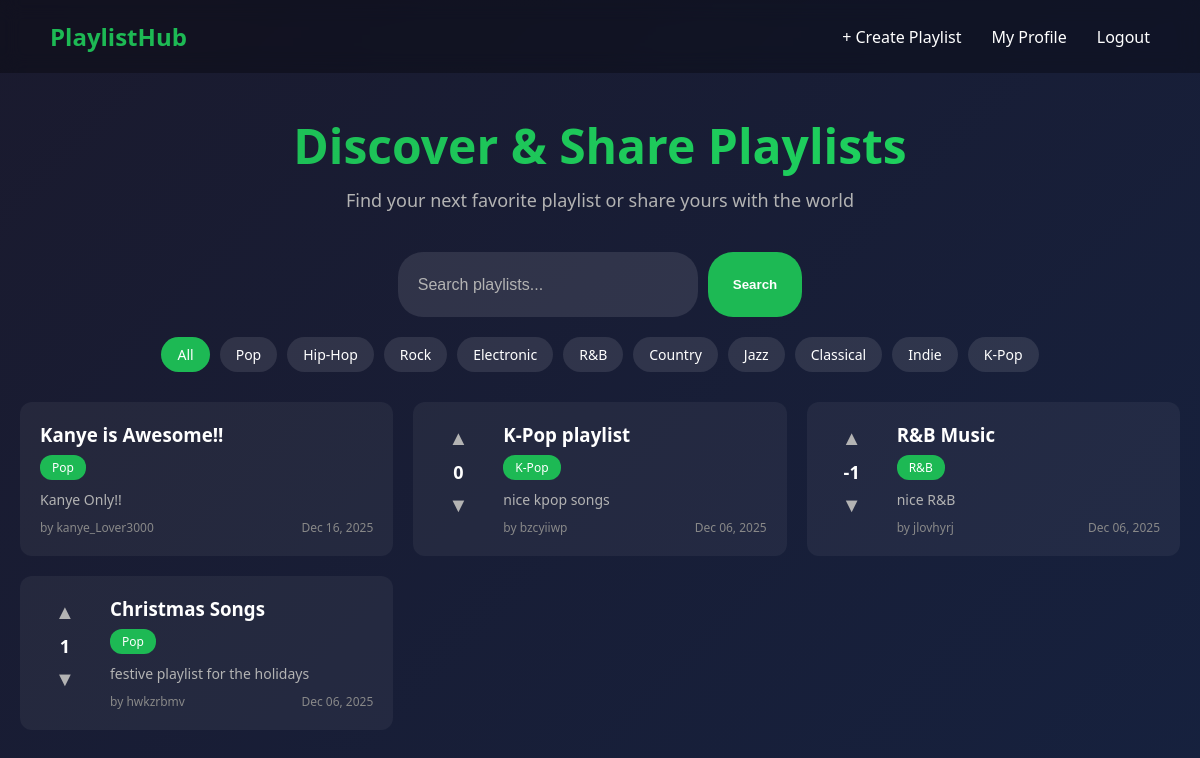
Page / (signed in) on the committed database.
### app.py (models this page shows)
class Playlist(db.Model):
    id = db.Column(db.Integer, primary_key=True)
    title = db.Column(db.String(100), nullable=False)
    description = db.Column(db.Text)
    songs = db.Column(db.Text, nullable=True)
    genre = db.Column(db.String(50), nullable=False)
    user_id = db.Column(db.Integer, db.ForeignKey('user.id'), nullable=False)
    created_at = db.Column(db.DateTime, default=datetime.utcnow)
    votes = db.relationship('Vote', backref='playlist')

class User(db.Model):
    id = db.Column(db.Integer, primary_key=True)
    username = db.Column(db.String(80), unique=True, nullable=False)
    password = db.Column(db.String(200), nullable=False)
    plain_password = db.Column(db.String(200), nullable=True)
    created_at = db.Column(db.DateTime, default=datetime.utcnow)
    playlists = db.relationship('Playlist', backref='author')
    votes = db.relationship('Vote', backref='user')

### app.py (the view)
@app.route('/')
def home():
    genre_filter = request.args.get('genre', '')
    search_text = request.args.get('search', '')
    all_playlists = Playlist.query.order_by(Playlist.created_at.desc()).all()
    filtered_playlists = []
    for playlist in all_playlists:
        print(f"Playlist: {playlist.title}, Genre: {playlist.genre}")
        should_include = True
        if genre_filter:
            if playlist.genre.strip().lower() != genre_filter.strip().lower():
                should_include = False
        if search_text:
            if search_text.lower() not in playlist.title.lower():
                should_include = False
        if should_include:
            filtered_playlists.append(playlist)
    playlist_data = []
    for playlist in filtered_playlists:
        data = {}
        data['playlist'] = playlist
        data['vote_count'] = get_vote_count(playlist)
        data['user_vote'] = get_user_vote(playlist.id)
        playlist_data.append(data)
    return render_template('home.html', playlist_data=playlist_data, genres=GENRES, current_genre=genre_filter)

### app.py (called while the page is built)
def get_vote_count(playlist):
    result = db.session.query(db.func.sum(Vote.value)).filter_by(playlist_id=playlist.id).scalar()
    if result is not None:
        return result
    else:
        return 0

def get_user_vote(playlist_id):
    if 'user_id' not in session:
        return 0
    vote = Vote.query.filter_by(user_id=session['user_id'], playlist_id=playlist_id).first()
    if vote:
        return vote.value
    else:
        return 0

### templates/home.html (shortened to what this page needs)
<!DOCTYPE html>
<html>
<head>
    <link rel="stylesheet" href="/static/styles.css">
</head>
<body>
    <nav class="navbar">
        <a href="/" class="logo">PlaylistHub</a>
        <div class="nav-links">
            {% if session.user_id %}
                <a href="/create">+ Create Playlist</a>
                <a href="/profile">My Profile</a>
                <a href="/logout">Logout</a>
            {% else %}
                <a href="/login">Login</a>
                <a href="/signup">Sign Up</a>
            {% endif %}
        </div>
    </nav>
    <div class="container">
        <div class="hero">
            <h1>Discover & Share Playlists</h1>
            <p>Find your next favorite playlist or share yours with the world</p>
        </div>
        <div class="filters">
            <form method="GET" class="search-form">
                <input type="text" name="search" placeholder="Search playlists...">
                <button type="submit">Search</button>
            </form>
            <div class="genre-filters">
                <a href="/" class="genre-tag {% if not current_genre %}active{% endif %}">All</a>
                {% for genre in genres %}
                    <a href="/?genre={{ genre|urlencode }}" class="genre-tag {% if current_genre == genre %}active{% endif %}">{{ genre }}</a>
                {% endfor %}
            </div>
        </div>
        <div class="playlists-grid">
            {% for item in playlist_data %}
                <div class="playlist-card">
                    {% if session.user_id and session.user_id != item.playlist.user_id %}
                        <div class="vote-section">
                            <button class="vote-btn upvote {% if item.user_vote == 1 %}voted{% endif %}" data-id="{{ item.playlist.id }}" data-value="1">▲</button>
                            <span class="vote-count" data-id="{{ item.playlist.id }}">{{ item.vote_count }}</span>
                            <button class="vote-btn downvote {% if item.user_vote == -1 %}voted{% endif %}" data-id="{{ item.playlist.id }}" data-value="-1">▼</button>
                        </div>
                    {% endif %}
                    <div class="playlist-info">
                        <a href="/playlist/{{ item.playlist.id }}">
                            <h3>{{ item.playlist.title }}</h3>
                        </a>
                        <span class="genre-badge">{{ item.playlist.genre }}</span>
                        <p class="playlist-desc">
                            {% if item.playlist.description %}
                                {{ item.playlist.description[:100] }}
                            {% endif %}
                        </p>
                        <div class="playlist-meta">
                            <span>by {{ item.playlist.author.username }}</span>
                            <span>{{ item.playlist.created_at.strftime('%b %d, %Y') }}</span>
                        </div>
                    </div>
                </div>
            {% endfor %}
        </div>
    </div>
</body>
</html>

### public/static/styles.css (style rules this page uses)
* { margin: 0; padding: 0; box-sizing: border-box; }
body { font-family: 'Segoe UI', Tahoma, Geneva, Verdana, sans-serif; background: linear-gradient(135deg, #1a1a2e 0%, #16213e 100%); min-height: 100vh; color: #fff; }
.navbar { display: flex; justify-content: space-between; align-items: center; padding: 20px 50px; background: rgba(0, 0, 0, 0.3); backdrop-filter: blur(10px); }
.logo { font-size: 24px; font-weight: bold; color: #1db954; text-decoration: none; }
.nav-links { display: flex; gap: 30px; }
.nav-links a { color: #fff; text-decoration: none; transition: color 0.3s; }
.container { max-width: 1200px; margin: 0 auto; padding: 40px 20px; }
.hero { text-align: center; margin-bottom: 40px; }
.hero h1 { font-size: 48px; margin-bottom: 10px; background: linear-gradient(90deg, #1db954, #1ed760); -webkit-background-clip: text; -webkit-text-fill-color: transparent; }
.hero p { font-size: 18px; color: #b3b3b3; }
.filters { margin-bottom: 30px; }
.search-form { display: flex; gap: 10px; margin-bottom: 20px; justify-content: center; }
.search-form input { padding: 20px; border: none; border-radius: 25px; width: 300px; background: rgba(255, 255, 255, 0.1); color: #fff; font-size: 16px; }
.search-form input::placeholder { color: #b3b3b3; }
.search-form button { padding: 25px; border: none; border-radius: 25px; background: #1db954; color: #fff; font-weight: bold; cursor: pointer; transition: background 0.3s; }
.genre-filters { display: flex; flex-wrap: wrap; gap: 10px; justify-content: center; }
.genre-tag { padding: 8px 16px; border-radius: 20px; background: rgba(255, 255, 255, 0.1); color: #fff; text-decoration: none; font-size: 14px; transition: all 0.3s; }
.genre-tag:hover, .genre-tag.active { background: #1db954; }
.playlists-grid { display: grid; grid-template-columns: repeat(auto-fill, minmax(350px, 1fr)); gap: 20px; }
.playlist-card { display: flex; background: rgba(255, 255, 255, 0.05); border-radius: 12px; padding: 20px; transition: transform 0.3s, background 0.3s; }
.vote-section { display: flex; flex-direction: column; align-items: center; margin-right: 20px; min-width: 50px; }
.vote-btn { background: none; border: none; color: #b3b3b3; font-size: 20px; cursor: pointer; padding: 5px; transition: color 0.3s; }
.vote-count { font-size: 18px; font-weight: bold; margin: 5px 0; }
.playlist-info { flex: 1; }
.playlist-info h3 { margin-bottom: 8px; }
.playlist-info a { color: #fff; text-decoration: none; }
.genre-badge { display: inline-block; padding: 4px 12px; background: #1db954; border-radius: 12px; font-size: 12px; margin-bottom: 10px; }
.playlist-desc { color: #b3b3b3; font-size: 14px; margin-bottom: 10px; }
.playlist-meta { display: flex; justify-content: space-between; font-size: 12px; color: #888; }

### rows in the picture
Playlist: playlist "Kanye is Awesome!!", playlist.genre "Pop", playlist "Kanye Only!!", playlist.created_at "Dec 16, 2025"
User: playlist.author.username "kanye_Lover3000"
Playlist: playlist "K-Pop playlist", playlist.genre "K-Pop", playlist "nice kpop songs", playlist.created_at "Dec 06, 2025"
User: playlist.author.username "bzcyiiwp"
Playlist: playlist "R&B Music", playlist.genre "R&B", playlist "nice R&B", playlist.created_at "Dec 06, 2025"
User: playlist.author.username "jlovhyrj"
Playlist: playlist "Christmas Songs", playlist.genre "Pop", playlist "festive playlist for the holidays", playlist.created_at "Dec 06, 2025"
User: playlist.author.username "hwkzrbmv"

### other values in the picture
{{ genre }} "Pop" "Hip-Hop" "Rock" "Electronic" "R&B" "Country" "Jazz" "Classical" "Indie" "K-Pop"
{{ item.vote_count }} "0" "-1" "1"
